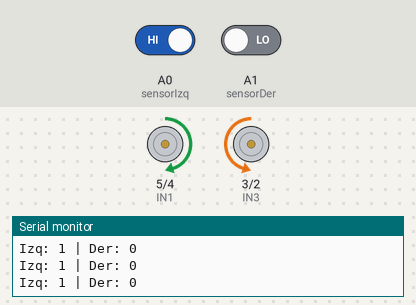
The sketch below on a simulated Arduino Uno, built with avr-gcc and run on an emulated ATmega328P. Shown: motor-driver pin pairs drawn as motors (green arrow = first pin HIGH = forward, orange = second pin HIGH = backward, longer = more drive, scaled by the enable pin), the last lines printed to the serial monitor. The inputs (shaded band) are chosen by the test bench; at power-on: A0 (sensorIzq) HIGH, A1 (sensorDer) LOW.

Above: at 1.2 s.
1.3 s: A0 (sensorIzq) driven LOW
At 2.5 s:
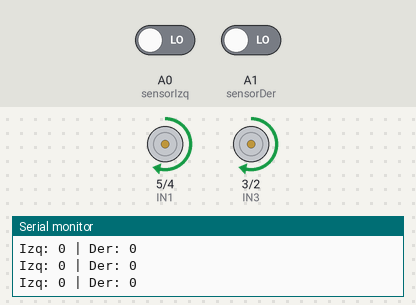
2.8 s: A1 (sensorDer) driven HIGH
At 3.8 s:
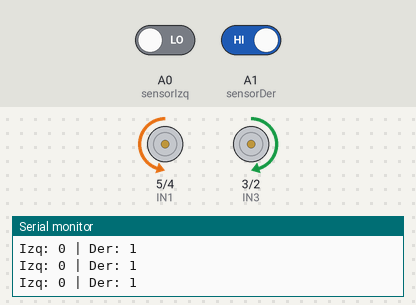
4.3 s: A0 (sensorIzq) driven HIGH
At 5.1 s:
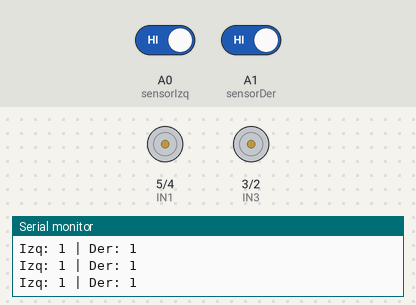
5.8 s: A1 (sensorDer) driven LOW
At 6.9 s:
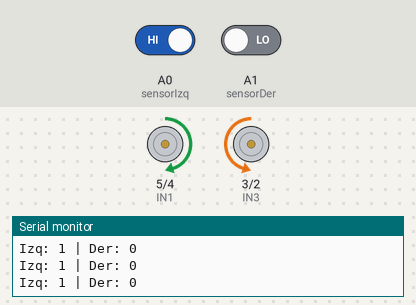
Timing chart, 0 to 8.8 s (numbered marks = the images above; inputs shaded):
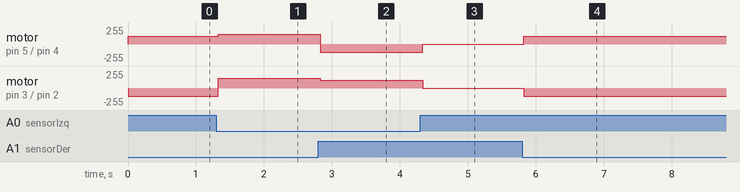

The sketch:

seguidor_linea.ino
```cpp
// Pines sensores IR
const int sensorIzq = A0;
const int sensorDer = A1;

// Pines del L298N
const int IN1 = 5;
const int IN2 = 4;
const int IN3 = 3;
const int IN4 = 2;
const int ENA = 6;
const int ENB = 9;

void setup() {
  // Motores
  pinMode(IN1, OUTPUT);
  pinMode(IN2, OUTPUT);
  pinMode(IN3, OUTPUT);
  pinMode(IN4, OUTPUT);
  pinMode(ENA, OUTPUT);
  pinMode(ENB, OUTPUT);

  // Sensores
  pinMode(sensorIzq, INPUT);
  pinMode(sensorDer, INPUT);

  Serial.begin(9600);
}

void loop() {
  bool izq = digitalRead(sensorIzq);
  bool der = digitalRead(sensorDer);

  Serial.print("Izq: "); Serial.print(izq);
  Serial.print(" | Der: "); Serial.println(der);

  if (!izq && !der) {
    // Ambos sensores sobre línea negra → avanzar
    avanzar();
  } else if (!izq && der) {
    // Izquierdo en línea, derecho fuera → girar a la izquierda
    girarIzquierda();
  } else if (izq && !der) {
    // Derecho en línea, izquierdo fuera → girar a la derecha
    girarDerecha();
  } else {
    // Ambos fuera de la línea → detener o buscar línea
    detener();
  }
}

void avanzar() {
  digitalWrite(IN1, HIGH);
  digitalWrite(IN2, LOW);
  digitalWrite(IN3, HIGH);
  digitalWrite(IN4, LOW);
  analogWrite(ENA, 150);
  analogWrite(ENB, 150);
}

void girarIzquierda() {
  digitalWrite(IN1, LOW);
  digitalWrite(IN2, HIGH);
  digitalWrite(IN3, HIGH);
  digitalWrite(IN4, LOW);
  analogWrite(ENA, 120);
  analogWrite(ENB, 120);
}

void girarDerecha() {
  digitalWrite(IN1, HIGH);
  digitalWrite(IN2, LOW);
  digitalWrite(IN3, LOW);
  digitalWrite(IN4, HIGH);
  analogWrite(ENA, 120);
  analogWrite(ENB, 120);
}

void detener() {
  digitalWrite(IN1, LOW);
  digitalWrite(IN2, LOW);
  digitalWrite(IN3, LOW);
  digitalWrite(IN4, LOW);
  analogWrite(ENA, 0);
  analogWrite(ENB, 0);
}
```

Measured:
- after the input at 1.3 s, motor on pin 5 (IN1) / pin 4 (IN2): forward 120/255 → forward 150/255 at once; motor on pin 3 (IN3) / pin 2 (IN4): backward 120/255 → forward 150/255 at once
- after the input at 2.8 s, motor on pin 5 (IN1) / pin 4 (IN2): forward 150/255 → backward 120/255 at once; motor on pin 3 (IN3) / pin 2 (IN4): forward 150/255 → forward 120/255 at once
- after the input at 4.3 s, motor on pin 5 (IN1) / pin 4 (IN2): backward 120/255 → stopped at once; motor on pin 3 (IN3) / pin 2 (IN4): forward 120/255 → stopped at once
- after the input at 5.8 s, motor on pin 5 (IN1) / pin 4 (IN2): stopped → forward 120/255 at once; motor on pin 3 (IN3) / pin 2 (IN4): stopped → backward 120/255 at once
